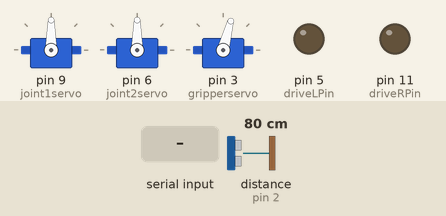
Recording of a sketch running on a simulated Arduino Uno, built with avr-gcc and run on an emulated ATmega328P. Parts: 3 × servo, output pins drawn as LEDs (lit = HIGH). Wiring (inferred from the names in the program): ultrasonic range finder: trigger pin 2; echo pin 2. The inputs (shaded band) are chosen by the test bench; at power-on: distance to the obstacle (sensor on pin 2) 80 cm. The echo pulse lasts 58.3 µs per cm; what the sketch prints to the serial monitor is not drawn.

Above: at 1.2 s.
1.3 s: "w" received over Serial
At 2.5 s:
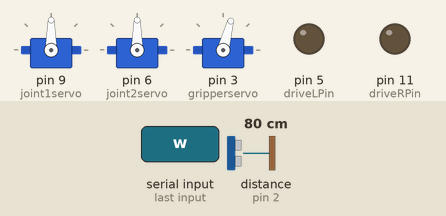
2.8 s: byte 99 ('c') received over Serial
At 4.0 s:
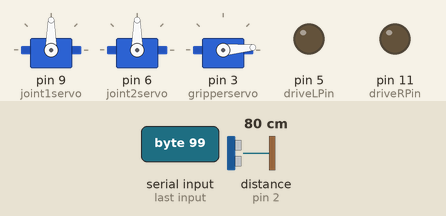
4.3 s: "s" received over Serial
At 4.7 s:
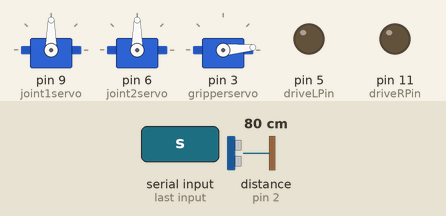
5.8 s: "a" received over Serial
At 7.0 s:
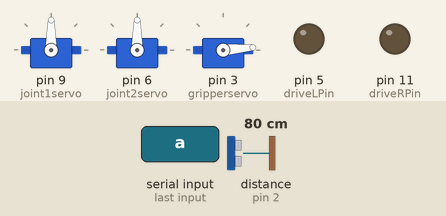
7.3 s: "d" received over Serial
At 8.4 s:
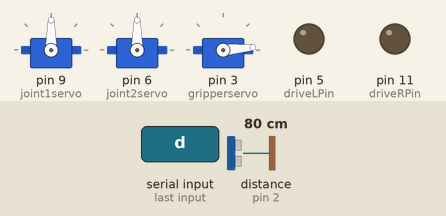
8.8 s: "n" received over Serial
At 10.7 s:
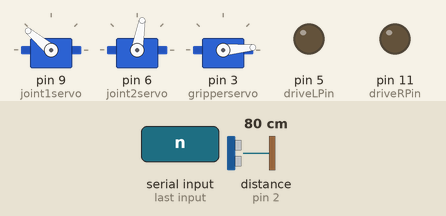
Timing chart, 0 to 12.2 s (numbered marks = the images above; inputs shaded):
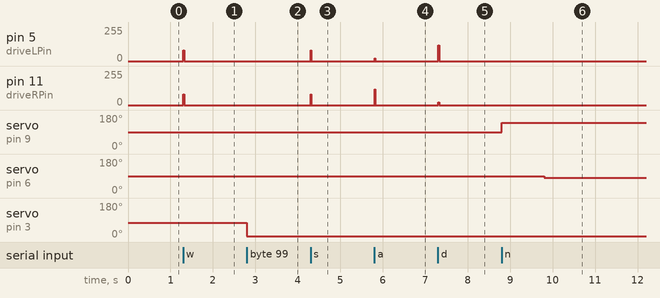

The sketch:

litter_bot3.ino
```cpp
#include <SoftwareSerial.h>
#include <Servo.h>
#include <Wire.h>

//Servo Limits
////////////////////////////////////
#define J1SERVO_MIN 0
#define J1SERVO_MAX 160
#define J2SERVO_MIN 70
#define J2SERVO_MAX 160
////////////////////////////////////

//PING Sensor Constants
const int SigPin = 2;
float ping_invcmCosnt = (2*1000000)/(100*344.8); //cmDist=rawTime/invcmCosnt

//Arm Servo Objects
Servo joint1servo;         //range is 0 to 160. midpoint is 90
Servo joint2servo;         // range is 70 to 160
Servo gripperservo;       //range is 15 to 85? open is 85, close is 15

//Drive Motor Pins
int driveLPin = 5; // PWM for left motor
int driveRPin = 11;  // PWM for right motor
int dirLPin = 12;   //direction for left motor
int dirRPin = 13;   //direction for right motor
char keyboard_input = 0;

// Variables to block other actions
char throw_away = 0;
bool stop = 0;


int current_angleJ1 = joint1servo.read();
int current_angleJ2 = joint2servo.read();
int current_angleG = gripperservo.read();

void drive_forward()
{
  //Set wheel directions to move forward
  digitalWrite(dirLPin,0);
  digitalWrite(dirRPin,1);
  //Drive forward for t time in ms and stop.
  analogWrite(driveLPin,80);
  analogWrite(driveRPin,80);
  delay(20);
}

void drive_backward()
{
    //Set wheel directions to move backward
  digitalWrite(dirLPin,1);
  digitalWrite(dirRPin,0);
  //Drive forward for t time in ms and stop.
  analogWrite(driveLPin,80);
  analogWrite(driveRPin,80);
  delay(20);
}

void turn_left()
{
    //Set wheel directions to move forward
  digitalWrite(dirLPin,0);
  digitalWrite(dirRPin,1);
  //Turn left
  analogWrite(driveLPin,20);
  analogWrite(driveRPin,120);
  delay(20);
}

void turn_right()
{
    //Set wheel directions to move forward
  digitalWrite(dirLPin,0);
  digitalWrite(dirRPin,1);
  //Turn left
  analogWrite(driveLPin,120);
  analogWrite(driveRPin,20);
  delay(20);
}

void arm_stow(){
  //Stow position
joint1servo.write(140);
current_angleJ1 = 140;
delay(1000);
joint2servo.write(80);
current_angleJ2 = 80;
//gripperservo.write(50);
}

void arm_stow_right(){
  //Stow position
joint1servo.write(120);
current_angleJ1 = 120;
delay(1000);
joint2servo.write(160);
current_angleJ2 = 160;
//gripperservo.write(50);
}

void arm_deploy(){
// straight out
joint2servo.write(75);
current_angleJ2 = 75;
delay(1000);
joint1servo.write(8);
current_angleJ1 = 8;

}

//////////////////////////////////////////////////////////////////////////////////////////

void arm_up()
{
  // Increase the angle of the servo to move the gripper up
  if (current_angleJ1<J1SERVO_MAX)
    {
      current_angleJ1+= 5;
      joint1servo.write(current_angleJ1);
    }
  //else
    //Serial.println("Max position reached");
  delay(20);
}

void arm_down()
{
  // Decrease the angle of the servo to move the gripper down
  if (current_angleJ1>J1SERVO_MIN)
    {
      current_angleJ1-= 5;
      joint1servo.write(current_angleJ1);
    }
  //else
    //Serial.println("Min position reached");
  delay(20);
}


void arm_right()
{
  // Increase the angle of the servo to move the gripper right
  if (current_angleJ2<J2SERVO_MAX)
    {
      current_angleJ2+= 5;
      joint2servo.write(current_angleJ2);
    }
  //else
   // Serial.println("Max position reached");
  delay(20);
}

void arm_left()
{
  // Decrease the angle of the servo to move the gripper left
  if (current_angleJ2>J2SERVO_MIN)
    {
      current_angleJ2-= 5;
      joint2servo.write(current_angleJ2);
    }
  //else
   // Serial.println("Max position reached");
  delay(20);
}

void gripper_close()
{
  // Close configuration angle
  gripperservo.write(5);
  delay(20);
}

void gripper_open()
{
  // Open Configuration angle
  gripperservo.write(75);
  delay(20);
}


/////////////////////////////////////////////////////////////////////////////////////////
// Setup
////////////////////////////////////////////////////////////////////////////////////////

void setup() {
// Serial Setup
Serial.begin(9600);
Serial.println("Use AWSD keys to drive, IJKL keys to command arm:");

// Attach servos
joint1servo.attach(9);
joint2servo.attach(6);
gripperservo.attach(3);

// Set pinmodes
pinMode(driveLPin, OUTPUT);
pinMode(driveRPin, OUTPUT);

gripper_open();

}

void loop() {
// Check for serial input. Call function based on input string.

if(Serial.available()>0){
  keyboard_input = Serial.read();

  switch(keyboard_input)
{
  case 'z':
    stop = 0;
    break;
  case 'w':
    //Serial.println("drive forward");
    if (stop == 0){
      drive_forward();
    }
    break;
  case 's':
    //Serial.println("drive backward");
    if (stop == 0){
      drive_backward();
    }
    break;
  case 'a':
    //Serial.println("left");
    if (stop == 0){
      turn_left();
    }
    break;
  case 'd':
    //Serial.println("right");
    if (stop == 0){
      turn_right();
    }
    break;
  case 'n':
    //Serial.println("stow position");
    arm_stow();
    break;
  case 'b':
    //Serial.println("straight out");
    arm_stow_right();
    break;
  case 'm':
    //Serial.println("straight out");
    arm_deploy();
    break;
  case 'j':
    //Serial.println("arm left");
    arm_left();
    break;
  case 'k':
    //Serial.println("arm down");
    arm_down();
    break;
  case 'l':
    //Serial.println("arm right");
    arm_right();
    break;
  case 'i':
    //Serial.println("arm up");
    arm_up();
    break;
  case 'o':
    //Serial.println("gripper open");
    gripper_open();
    break;
  case 'c':
    //Serial.println("gripper close");
    gripper_close();
    break;

}
  }
  // Bring the drive pins back to low at the end
  digitalWrite(driveLPin,LOW);
  digitalWrite(driveRPin,LOW);

  // PING Sensor Reading
  float rawTime;
  float cmDist; //declare variables
  pinMode(SigPin, OUTPUT);
  digitalWrite(SigPin, LOW);
  delayMicroseconds(2);
  digitalWrite(SigPin, HIGH);
  delayMicroseconds(5);
  digitalWrite(SigPin, LOW);
  /* Now same Sign pin is to be used to monitor if the return echo has been received. Essentially,
  Sig pin remains HIGH until a return echo is received and at that time it goes LOW. So measure
  the time duration for HIGH at the Sig pin */
  pinMode(SigPin, INPUT);
  rawTime = pulseIn(SigPin, HIGH); //measured in u-seconds
  cmDist = rawTime/ping_invcmCosnt;
  //Serial.println(cmDist);
  if (cmDist<16 && cmDist>0 && stop==0) {
    stop = 1;
    Serial.println(cmDist);
  }


}
```

Measured:
- after the input at 1.3 s, pin 5 (driveLPin), pin 11 (driveRPin): 0/255 → 80/255 at once, → 0/255 0.02 s later
- after the input at 2.8 s, servo on pin 3 (gripperservo): 75° → 5° at once
- after the input at 4.3 s, pin 5 (driveLPin), pin 11 (driveRPin): 0/255 → 80/255 at once, → 0/255 0.02 s later
- after the input at 5.8 s, pin 5 (driveLPin): 0/255 → 20/255 at once, → 0/255 0.02 s later; pin 11 (driveRPin): 0/255 → 120/255 at once, → 0/255 0.02 s later
- after the input at 7.3 s, pin 5 (driveLPin): 0/255 → 120/255 at once, → 0/255 0.02 s later; pin 11 (driveRPin): 0/255 → 20/255 at once, → 0/255 0.02 s later
- after the input at 8.8 s, servo on pin 9 (joint1servo): 90° → 140° at once; servo on pin 6 (joint2servo): 90° → 80° after 1.0 s
